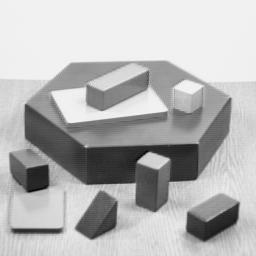
#> input picture code_images/blox.jpg, 256 x 256 px
$ python case_29_FAST.py
#> lines starting #> are read from the running program, lines starting #| are printed output that depends on the picture; after the words box and inside, x2 and y2 are one past the last pixel; in counts of white or black regions, pixels touching at a corner belong together
#> in main, img is the input picture: shape (256, 256, 3); min 0, max 252, mean 182.8
import cv2 as cv
import numpy as np
from matplotlib import pyplot as plt

'''
FAST算法


'''


def FAST_demo(image):
    gray = cv.cvtColor(image, cv.COLOR_BGR2GRAY)

    # 使用默认参数实例化一个FAST
    fast = cv.FastFeatureDetector_create()

    kp = fast.detect(gray, None)
#> kp = 431 keypoints; strongest (x, y, size): (139, 162, 7), (86, 146, 7), (168, 159, 7), (47, 165, 7)
    image = cv.drawKeypoints(gray, kp, image, (0, 0, 255))
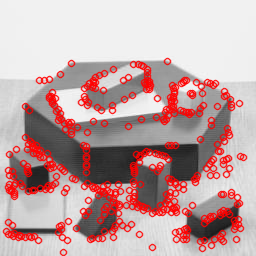
#> image: shape (256, 256, 3); mean B, G, R 164.3, 164.3, 194.8

    cv.imshow("fast", image)

    # 查看默认参数
    print("Threshold: ", fast.getThreshold())
    print("nonmaxSuppression: ", fast.getNonmaxSuppression())
    print("neighborhood: ", fast.getType())
    print("Total Keypoints with nonmaxSuppression: ", len(kp))
#| Total Keypoints with nonmaxSuppression:  431


    # 关闭非极大值抑制
    fast.setNonmaxSuppression(0)

    kp = fast.detect(gray, None)
#> kp = 1575 keypoints; strongest (x, y, size): (167, 61, 7), (70, 62, 7), (71, 62, 7), (70, 63, 7)
    image = cv.drawKeypoints(gray, kp, image, (0, 0, 255))
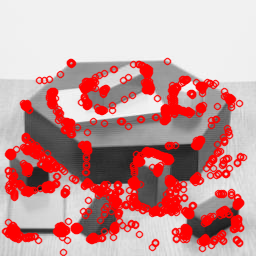
#> image: shape (256, 256, 3); 18.59% of pixels changed, all inside (x1, y1, x2, y2) = (1, 58, 245, 248)

    cv.imshow("fast without nonmaxSuppression", image)


def main():
    # 读取图片
    img = cv.imread("../code_images/blox.jpg")

    # 创建窗口，窗口尺寸自动调整
    # cv.namedWindow("lena", cv.WINDOW_AUTOSIZE)

    # 显示图片
    cv.imshow("lena", img)

    FAST_demo(img)

    # 等待键盘输入
    cv.waitKey(0)
    cv.destroyAllWindows()


if __name__ == '__main__':
    main()
